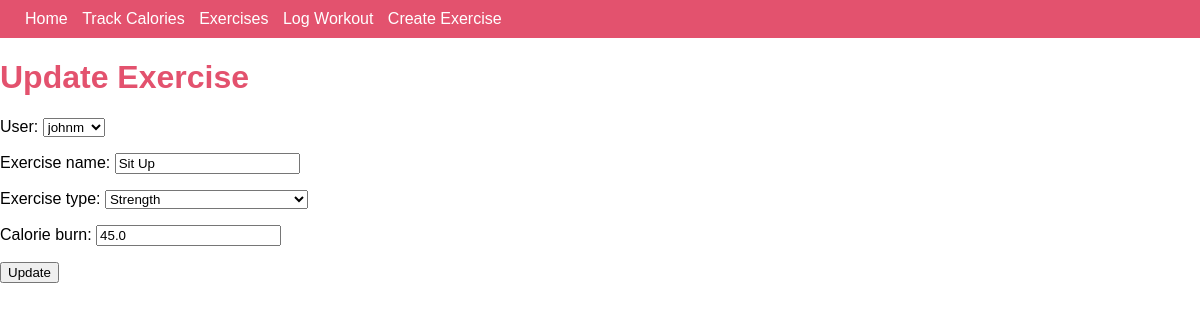
Page /exercise/3/update on the committed database.
### app/models.py (models this page shows, shortened)
class exercise(models.Model):
    user = models.ForeignKey(User, on_delete=models.CASCADE)
    exercise_name = models.CharField(max_length=50, null=True, blank=True)
    EXERCISE_TYPES = [
        ('cardio', 'Cardio'),
        ('strength', 'Strength'),
        ('flexibility','Flexibility'),
        ('balance', 'Balance'),
        ('hiit', 'High-Intensity Interval Training'),
        ('other', 'Others')
    ]
    exercise_type = models.CharField(max_length=50, choices=EXERCISE_TYPES)
    calorie_burn = models.FloatField(null=True, blank=True)

### app/views.py (the view)
# urls.py: path('exercise/<int:pk>/update', ExerciseUpdateView.as_view(), name ='exercise_update'),
class ExerciseUpdateView(UpdateView):
    model = exercise
    fields = ['user','exercise_name', 'exercise_type', 'calorie_burn']
    template_name = 'app/exercise_update.html'

### app/templates/app/exercise_update.html
{% extends 'app/base.html' %} {% load static %} {% block content%}
<h1>Update Exercise</h1>
<form action="{% url 'exercise_update' object.pk %}" method="post">
  {% csrf_token %} {{form.as_p}}
  <input type="submit" value="Update" />
</form>
{% endblock content %}

### static/css/base.css (style rules this page uses)
h1 { color: #e3526e; }
body { margin: 0; font-family:Arial, Helvetica, sans-serif; }

### rows in the picture
exercise: user "johnm", exercise_name "Sit Up", exercise_type "Strength", calorie_burn "45.0"
